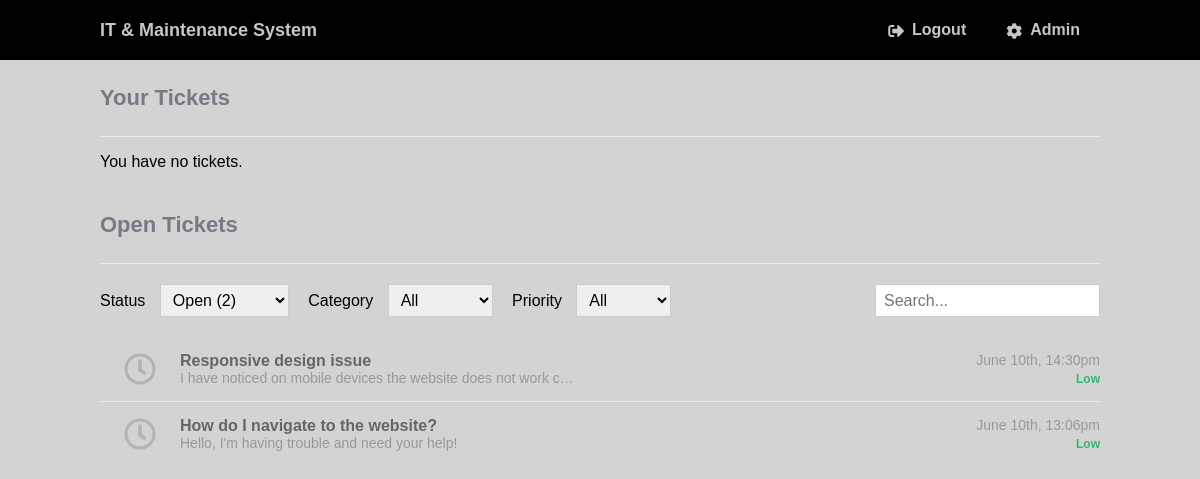
Before: /tickets.php?status=open (signed in) with the older database file.
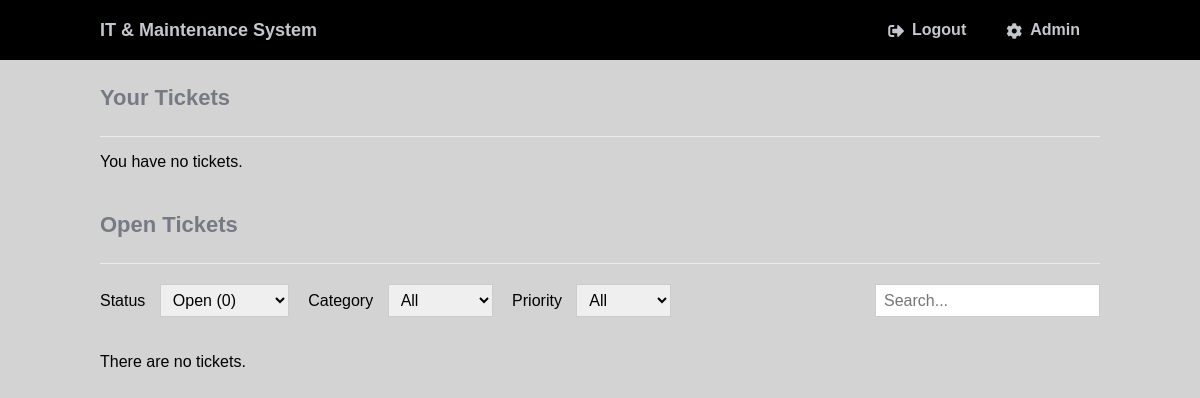
After: the same page with the newer database file.
### tables this page shows
CREATE TABLE IF NOT EXISTS `tickets` (
`id` int(11) NOT NULL,
  `title` varchar(255) NOT NULL,
  `msg` text NOT NULL,
  `email` varchar(255) NOT NULL,
  `created` datetime NOT NULL DEFAULT CURRENT_TIMESTAMP,
  `status` enum('open','closed','resolved') NOT NULL DEFAULT 'open',
  `priority` enum('low','medium','high') NOT NULL DEFAULT 'low',
  `category_id` int(1) NOT NULL DEFAULT '1',
  `private` tinyint(1) NOT NULL DEFAULT '1',
  `account_id` int(11) NOT NULL DEFAULT '0'
);

### tickets.php (the view, shortened to what this page needs)
<?php
include 'functions.php';
$pdo = pdo_connect_mysql();
$status = isset($_GET['status']) ? $_GET['status'] : 'all';
$category = isset($_GET['category']) ? $_GET['category'] : 'all';
$priority = isset($_GET['priority']) ? $_GET['priority'] : 'all';
$search = isset($_GET['search']) ? $_GET['search'] : '';
$page = isset($_GET['page']) ? $_GET['page'] : 1;
$num_tickets_per_page = num_tickets_per_page;
$sql = '';
$sql .= $status != 'all' ? ' status = :status AND' : '';
$sql .= $category != 'all' ? ' category_id = :category AND' : '';
$sql .= $priority != 'all' ? ' priority = :priority AND' : '';
$sql .= $search ? ' title LIKE :search AND' : '';
$sql .= isset($_SESSION['account_loggedin']) && $_SESSION['account_role'] == 'Admin' ? '' : ' private = 0 AND';
$sql = !empty($sql) ? rtrim('WHERE ' . $sql, 'AND') : '';
$stmt = $pdo->prepare('SELECT * FROM tickets ' . $sql . ' ORDER BY created DESC LIMIT :current_page, :tickets_per_page');
if ($status != 'all') {
	$stmt->bindParam(':status', $status);
}
$stmt->bindValue(':current_page', ($page-1)*(int)$num_tickets_per_page, PDO::PARAM_INT);
$stmt->bindValue(':tickets_per_page', (int)$num_tickets_per_page, PDO::PARAM_INT);
$stmt->execute();
$tickets = $stmt->fetchAll(PDO::FETCH_ASSOC);
if (isset($_SESSION['account_loggedin'])) {
	$stmt = $pdo->prepare('SELECT * FROM tickets WHERE account_id = ? ORDER BY created DESC');
	$stmt->execute([ $_SESSION['account_id'] ]);
	$account_tickets = $stmt->fetchAll(PDO::FETCH_ASSOC);
}
if (isset($_SESSION['account_loggedin']) && $_SESSION['account_role'] == 'Admin') {
	$num_open_tickets = $pdo->query('SELECT COUNT(*) FROM tickets WHERE status = "open"')->fetchColumn();
}
?>
<?=template_header('Tickets')?>
<div class="content tickets">
	<?php if (isset($account_tickets)): ?>
	<h2>Your Tickets</h2>
	<div class="tickets-list">
		<?php if (!$account_tickets): ?>
		<p>You have no tickets.</p>
		<?php endif; ?>
	</div>
	<?php endif; ?>
	<h2><?=ucfirst($status)?> Tickets</h2>
	<form action="" method="get">
		<div>
			<label for="status">Status</label>
			<select name="status" id="status" onchange="this.parentElement.parentElement.submit()">
				<option value="open"<?=$status=='open'?' selected':''?>>Open (<?=number_format($num_open_tickets)?>)</option>
			</select>
			<label for="category">Category</label>
			<select name="category" id="category" onchange="this.parentElement.parentElement.submit()">
				<option value="all"<?=$category=='all'?' selected':''?>>All</option>
			</select>
			<label for="priority">Priority</label>
			<select name="priority" id="priority" onchange="this.parentElement.parentElement.submit()">
				<option value="all"<?=$priority=='all'?' selected':''?>>All</option>
			</select>
		</div>
		<input name="search" type="text" placeholder="Search..." value="<?=htmlspecialchars(trim($search, '%'), ENT_QUOTES)?>" onkeypress="if(event.keyCode == 13) this.parentElement.submit()">
	</form>
	<div class="tickets-list">
		<?php foreach ($tickets as $ticket): ?>
		<a href="view.php?id=<?=$ticket['id']?><?=isset($_SESSION['account_loggedin']) && $_SESSION['account_role'] == 'Admin' && $ticket['private'] ? '&code=' . md5($ticket['id'] . $ticket['email']) : ''?>" class="ticket">
			<span class="con">
				<?php if ($ticket['status'] == 'open'): ?>
				<i class="far fa-clock fa-2x"></i>
				<?php elseif ($ticket['status'] == 'resolved'): ?>
				<i class="fas fa-check fa-2x"></i>
				<?php elseif ($ticket['status'] == 'closed'): ?>
				<i class="fas fa-times fa-2x"></i>
				<?php endif; ?>
			</span>
			<span class="con">
				<span class="title"><?=htmlspecialchars($ticket['title'], ENT_QUOTES)?></span>
				<span class="msg responsive-hidden"><?=htmlspecialchars($ticket['msg'], ENT_QUOTES)?></span>
			</span>
			<span class="con2">
				<span class="created responsive-hidden"><?=date('F dS, G:ia', strtotime($ticket['created']))?></span>
				<span class="priority <?=$ticket['priority']?>"><?=$ticket['priority']?></span>
			</span>
		</a>
		<?php endforeach; ?>
		<?php if (!$tickets): ?>
		<p>There are no tickets.</p>
		<?php endif; ?>
	</div>
	<div class="pagination">
	</div>
</div>
<?=template_footer()?>

Changed rows visible on the page:
removed tickets: status "open" (drawn), title "Responsive design issue", msg "I have noticed on mobile devices the website does not work c…", created "June 10th, 14:30pm", priority "Low"
removed tickets: status "open" (drawn), title "How do I navigate to the website?", msg "Hello, I'm having trouble and need your help!", created "June 10th, 13:06pm", priority "Low"
Other visible differences:
form field status: "Open (2)" → "Open (0)"
text now shown: "There are no tickets."
